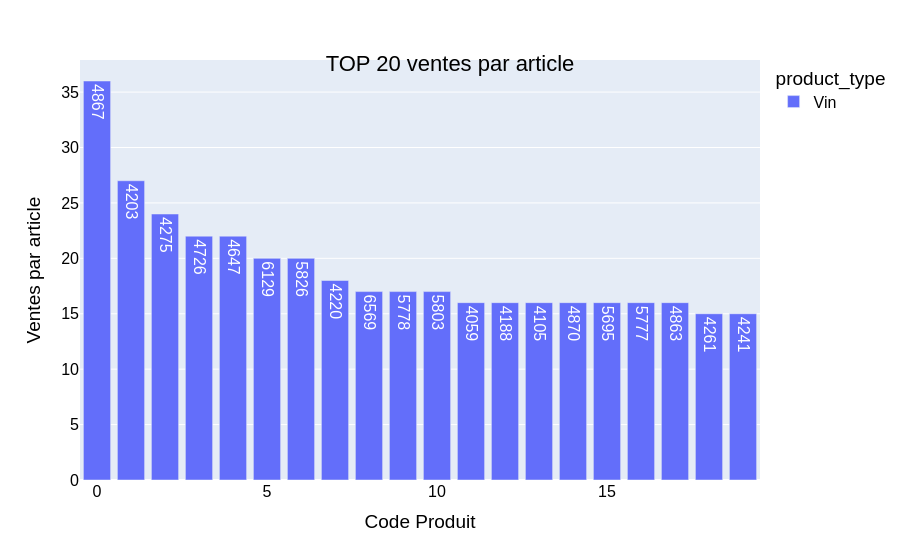

Notebook code cell kept with this figure:
### Markdown cell above
<div style="border: 1px solid RGB(51,165,182);" >
<h3 style="margin: auto; padding: 20px; color: RGB(51,165,182); ">Etape 5.2 - Analyse des ventes en quantité</h3>
</div>

### Code cell
#####################################
# Palmarès des articles en quantité #
#####################################

#Effectuer le tri dans l'ordre décroissant de quantités vendues du dataset df_merge

df_merge = df_merge.sort_values(by=['total_sales'], ascending=False)

#Réinitialiser l'index du dataset par un reset_index

df_merge.reset_index(drop=True)

#Afficher les 20 premiers articles en quantité

df_top20_ventes_product = df_merge[:20]

#Graphique en barre des 20 premiers articles avec plotly express

df_top20_ventes_product = df_merge[['product_id','total_sales','product_type']]
df_top20_ventes_product = df_top20_ventes_product.reset_index(drop=True)
df_top20_ventes_product = df_top20_ventes_product.iloc[0:20]

fig = px.bar(df_top20_ventes_product, y='total_sales', color="product_type", labels={"total_sales":"Ventes par article", "index":"Code Produit" },text='product_id')
fig.update_layout(
    title={
        'text': "TOP 20 ventes par article",
        'y':0.90,
        'x':0.5,
        'xanchor': 'center',
        'yanchor': 'top'})
fig.update_layout(
    font=dict(
        family="Arial",
        size=16,  # Set the font size here
        color="Black"))
fig.show()

### Figure 1 — Plotly figure (JSON) as saved in the notebook; plotly's stock layout.template omitted (floating-point values rounded to 4 significant figures)
{"data": [{"hovertemplate": "product_type=Vin<br>Code Produit=%{x}<br>Ventes par article=%{y}<br>product_id=%{text}<extra></extra>", "legendgroup": "Vin", "marker": {"color": "#636efa", "pattern": {"shape": ""}}, "name": "Vin", "orientation": "v", "showlegend": true, "text": [4867.0, 4203.0, 4275.0, 4726.0, 4647.0, 6129.0, 5826.0, 4220.0, 6569.0, 5778.0, 5803.0, 4059.0, 4188.0, 4105.0, 4870.0, 5695.0, 5777.0, 4863.0, 4261.0, 4241.0], "textposition": "auto", "type": "bar", "x": [0, 1, 2, 3, 4, 5, 6, 7, 8, 9, 10, 11, 12, 13, 14, 15, 16, 17, 18, 19], "xaxis": "x", "y": [36.0, 27.0, 24.0, 22.0, 22.0, 20.0, 20.0, 18.0, 17.0, 17.0, 17.0, 16.0, 16.0, 16.0, 16.0, 16.0, 16.0, 16.0, 15.0, 15.0], "yaxis": "y"}], "layout": {"barmode": "relative", "font": {"color": "Black", "family": "Arial", "size": 16}, "legend": {"title": {"text": "product_type"}, "tracegroupgap": 0}, "margin": {"t": 60}, "title": {"text": "TOP 20 ventes par article", "x": 0.5, "xanchor": "center", "y": 0.9, "yanchor": "top"}, "xaxis": {"anchor": "y", "domain": [0, 1], "title": {"text": "Code Produit"}}, "yaxis": {"anchor": "x", "domain": [0, 1], "title": {"text": "Ventes par article"}}}}
